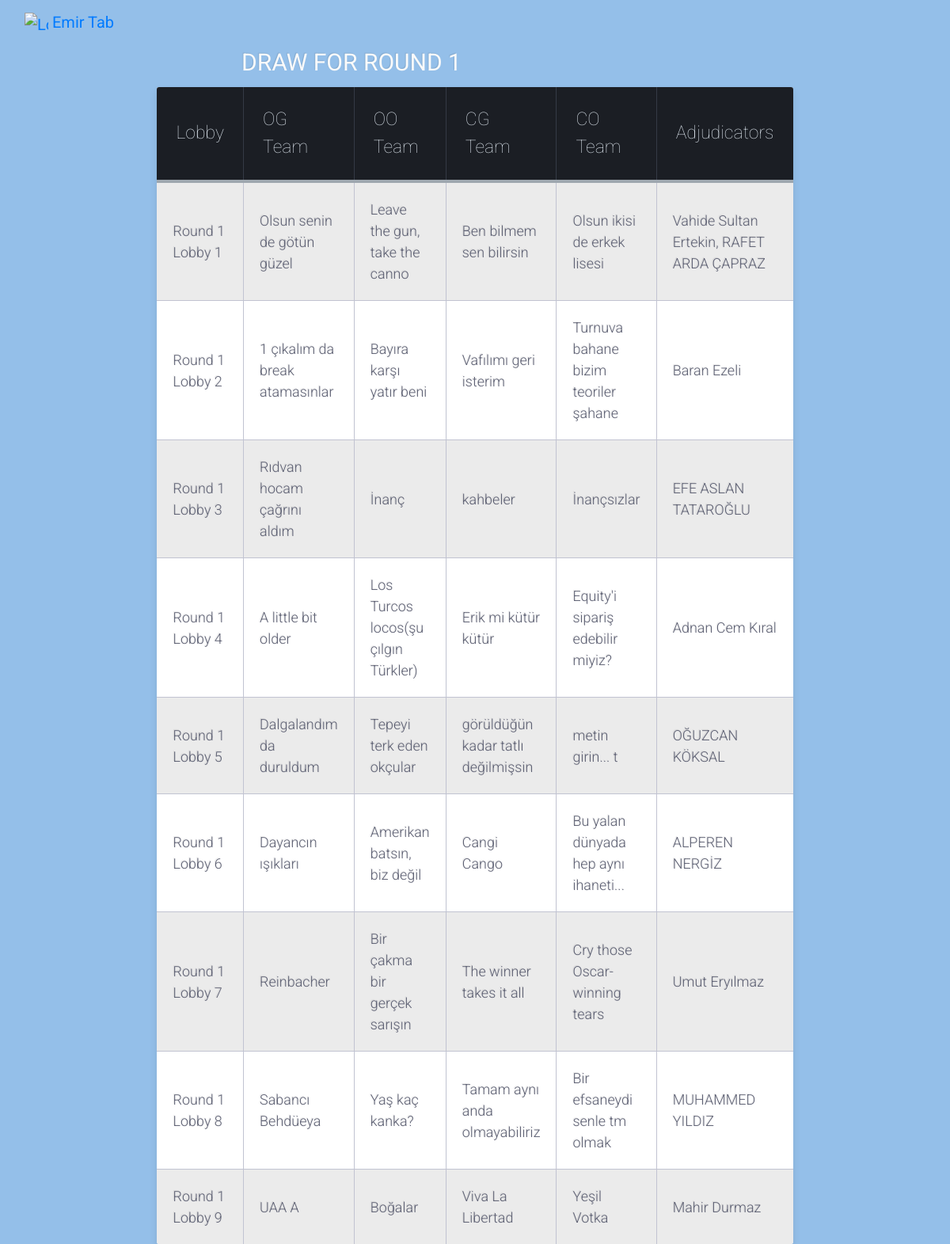
Page /tourn_info/Deneme 1/round_one/ on the committed database.
### tourn_info/models.py (models this page shows, shortened)
class Lobby(models.Model):
    name = models.CharField(max_length=100, null=True, blank=True)
    teams = models.ManyToManyField(Team, through='TeamAssignment')
    adjudicators = models.ManyToManyField(Adjudicator)  # Changed to ManyToManyField
    tournament = models.ForeignKey(Tournament, on_delete=models.CASCADE)
    round = models.IntegerField(default=1)
    outround = models.BooleanField(default=False)

class Team(models.Model):
    name = models.CharField(max_length = 50)
    institution = models.CharField(max_length = 50,null=True)
    tournament = models.ForeignKey(Tournament, on_delete=models.CASCADE,related_name = "teams")
    og = models.IntegerField(default=0)
    oo = models.IntegerField(default=0)
    cg = models.IntegerField(default=0)
    co = models.IntegerField(default=0)
    r1_pt = models.IntegerField(default=0)
    r2_pt = models.IntegerField(default=0)
    r3_pt = models.IntegerField(default=0)
    r4_pt = models.IntegerField(default=0)
    r5_pt = models.IntegerField(default=0)
    total_points = models.IntegerField(default=0, editable=False)
    total_speaker_points = models.IntegerField(default=0, editable=False)
    eliminated = models.BooleanField(default = False)
    class Meta:
        permissions = (("set_r1_pt","can set round 1's team points"),
                       ("set_r2_pt","can set round 2's team points"),
                       ("set_r3_pt","can set round 3's team points"),
                       ("set_r4_pt","can set round 4's team points"),
                       ("set_r5_pt","can set round 5's team points"))

class Adjudicator(models.Model):
    name = models.CharField(max_length = 50)
    institution = models.CharField(max_length = 50)
    experience = models.TextField(null=True,blank=True)
    points = models.IntegerField(default = 0)
    tournament = models.ForeignKey(Tournament, on_delete=models.CASCADE)

### tourn_info/views.py (the view)
# urls.py: path('<str:tournament_name>/round_one/',views.r1_view, name="r1"),
def r1_view(request, tournament_name):
    tourn = get_object_or_404(Tournament, name=tournament_name)
    if not tourn.r1_view_accessible:
        return redirect('tourn_info:access_denied', tournament_name=tournament_name)
    lobbies = Lobby.objects.filter(tournament=tourn, round=1).prefetch_related('teams', 'adjudicators')
    lobby_assignments = {}
    for lobby in lobbies:
        team_positions = {ta.position: ta.team for ta in TeamAssignment.objects.filter(lobby=lobby)}
        adjudicator_names = ', '.join(adj.name for adj in lobby.adjudicators.all())
        lobby_assignments[lobby] = {**team_positions, 'adjudicators': adjudicator_names}
    context = {
        'lobby_assignments': lobby_assignments
    }
    return render(request, 'tourn_info/round_one.html', context)

### tourn_info/templates/tourn_info/round_one.html (shortened to what this page needs)
{% extends 'tourn_info/tournament_detail.html' %}
{% load static %}
{% block bodyblock %}
<head>
    <link rel = "stylesheet" href = "{% static 'tourn_info/rounds.css'%}">
</head>
<body>
    <div class = "table-title">
        <h3>Draw for Round 1</h3>
    </div>
    <table class ="table-fill">
        <thead>
            <tr>
                <th class = "text-left">Lobby</th>
                <th class = "text-left">OG Team</th>
                <th class = "text-left">OO Team</th>
                <th class = "text-left">CG Team</th>
                <th class = "text-left">CO Team</th>
                <th class = "text-left">Adjudicators</th>
            </tr>
        </thead>
        <tbody class = "table-hover">
            {% for lobby, details in lobby_assignments.items %}
                <tr>
                    <td class = "text-left">{{ lobby.name }}</td>
                    <td class = "text-left">{{ details.OG.name|default_if_none:"" }}</td>
                    <td class = "text-left">{{ details.OO.name|default_if_none:"" }}</td>
                    <td class = "text-left">{{ details.CG.name|default_if_none:"" }}</td>
                    <td class = "text-left">{{ details.CO.name|default_if_none:"" }}</td>
                    <td class = "text-left">{{ details.adjudicators }}</td>
                </tr>
            {% empty %}
                <tr><td colspan="6">No team assignments available.</td></tr>
            {% endfor %}
        </tbody>
    </table>
</body>
{% endblock %}

### tourn_info/static/tourn_info/rounds.css (style rules this page uses)
body { background-color: #94bfe9; font-family: "Roboto", helvetica, arial, sans-serif; font-size: 16px; font-weight: 400; text-rendering: optimizeLegibility; }
div.table-title { display: block; margin: auto; max-width: 600px; padding:5px; width: 100%; }
.table-title h3 { color: #fafafa; font-size: 30px; font-weight: 400; font-style:normal; font-family: "Roboto", helvetica, arial, sans-serif; text-shadow: -1px -1px 1px rgba(0, 0, 0, 0.1); text-transform:uppercase; }
.table-fill { background: white; border-radius:3px; border-collapse: collapse; height: 320px; margin: auto; max-width: 600px; padding:5px; width: 100%; box-shadow: 0 5px 10px rgba(0, 0, 0, 0.1); animation: float 5s infinite; }
th { color:#D5DDE5;; background:#1b1e24; border-bottom:4px solid #9ea7af; border-right: 1px solid #343a45; font-size:23px; font-weight: 100; padding:24px; text-align:left; text-shadow: 0 1px 1px rgba(0, 0, 0, 0.1); vertical-align:middle; }
th:first-child { border-top-left-radius:3px; }
th:last-child { border-top-right-radius:3px; border-right:none; }
tr { border-top: 1px solid #C1C3D1; border-bottom: 1px solid #C1C3D1; color:#5e6174; font-size:16px; font-weight:normal; text-shadow: 0 1px 1px rgba(256, 256, 256, 0.1); }
tr:first-child { border-top:none; }
tr:last-child { border-bottom:none; }
tr:nth-child(odd) td { background:#EBEBEB; }
tr:last-child td:first-child { border-bottom-left-radius:3px; }
tr:last-child td:last-child { border-bottom-right-radius:3px; }
td { background:#FFFFFF; padding:20px; text-align:left; vertical-align:middle; font-weight:300; font-size:18px; text-shadow: -1px -1px 1px rgba(0, 0, 0, 0.1); border-right: 1px solid #C1C3D1; }
td:last-child { border-right: 0px; }
th.text-left { text-align: left; }
td.text-left { text-align: left; }

### rows in the picture
Lobby: name "Round 1 Lobby 1", OG.name "Olsun senin de götün güzel", OO.name "Leave the gun, take the canno", CG.name "Ben bilmem sen bilirsin", CO.name "Olsun ikisi de erkek lisesi", adjudicators "Vahide Sultan Ertekin, RAFET ARDA ÇAPRAZ"
Lobby: name "Round 1 Lobby 2", OG.name "1 çıkalım da break atamasınlar", OO.name "Bayıra karşı yatır beni", CG.name "Vafılımı geri isterim", CO.name "Turnuva bahane bizim teoriler şahane", adjudicators "Baran Ezeli"
Lobby: name "Round 1 Lobby 3", OG.name "Rıdvan hocam çağrını aldım", OO.name "İnanç", CG.name "kahbeler", CO.name "İnançsızlar", adjudicators "EFE ASLAN TATAROĞLU"
Lobby: name "Round 1 Lobby 4", OG.name "A little bit older", OO.name "Los Turcos locos(şu çılgın Türkler)", CG.name "Erik mi kütür kütür", CO.name "Equity'i sipariş edebilir miyiz?", adjudicators "Adnan Cem Kıral"
Lobby: name "Round 1 Lobby 5", OG.name "Dalgalandım da duruldum", OO.name "Tepeyi terk eden okçular", CG.name "görüldüğün kadar tatlı değilmişsin", CO.name "metin girin... t", adjudicators "OĞUZCAN KÖKSAL"
Lobby: name "Round 1 Lobby 6", OG.name "Dayancın ışıkları", OO.name "Amerikan batsın, biz değil", CG.name "Cangi Cango", CO.name "Bu yalan dünyada hep aynı ihaneti...", adjudicators "ALPEREN NERGİZ"
Lobby: name "Round 1 Lobby 7", OG.name "Reinbacher", OO.name "Bir çakma bir gerçek sarışın", CG.name "The winner takes it all", CO.name "Cry those Oscar-winning tears", adjudicators "Umut Eryılmaz"
Lobby: name "Round 1 Lobby 8", OG.name "Sabancı Behdüeya", OO.name "Yaş kaç kanka?", CG.name "Tamam aynı anda olmayabiliriz", CO.name "Bir efsaneydi senle tm olmak", adjudicators "MUHAMMED YILDIZ"
Lobby: name "Round 1 Lobby 9", OG.name "UAA A", OO.name "Boğalar", CG.name "Viva La Libertad", CO.name "Yeşil Votka", adjudicators "Mahir Durmaz"
